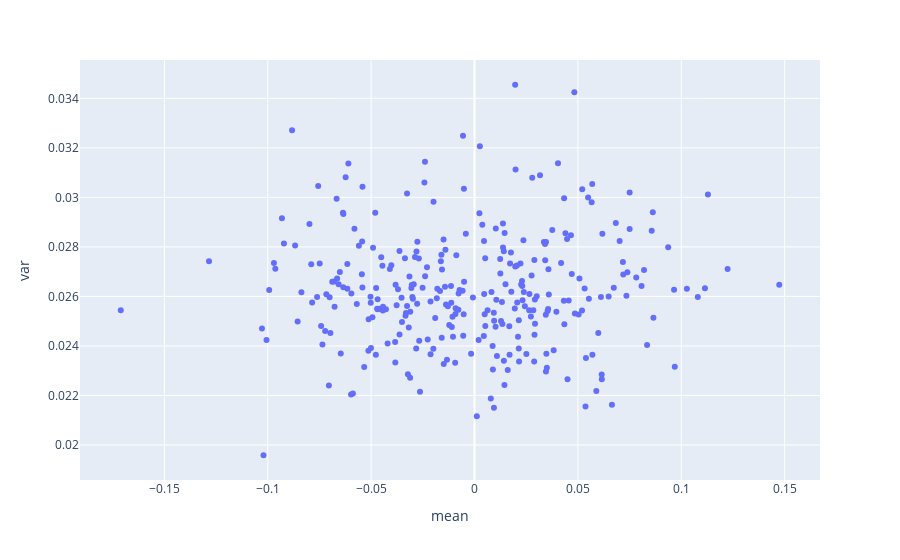

The notebook cell this image was saved under:
### Markdown cell above
Visualizing mean and variance to have a feeling of each dimension's distribution

### Code cell
desc = embeddings.describe()
desc_array = desc.loc[['std', 'mean'],:].T
desc_array['var'] = desc.apply(lambda x: (x['std'] * x['std']))
px.scatter(desc_array, y='var', x='mean')

### Figure 1 — Plotly figure (JSON) as saved in the notebook; plotly's stock layout.template omitted (floating-point values rounded to 4 significant figures; data arrays with more than 128 entries replaced by an {"elided": "..."} marker saying what was removed)
{"data": [{"hovertemplate": "mean=%{x}<br>var=%{y}<extra></extra>", "legendgroup": "", "marker": {"color": "#636efa", "symbol": "circle"}, "mode": "markers", "name": "", "orientation": "v", "showlegend": false, "type": "scatter", "x": {"elided": "300 float values"}, "xaxis": "x", "y": {"elided": "300 float values"}, "yaxis": "y"}], "layout": {"legend": {"tracegroupgap": 0}, "margin": {"t": 60}, "xaxis": {"anchor": "y", "domain": [0, 1], "title": {"text": "mean"}}, "yaxis": {"anchor": "x", "domain": [0, 1], "title": {"text": "var"}}}}
